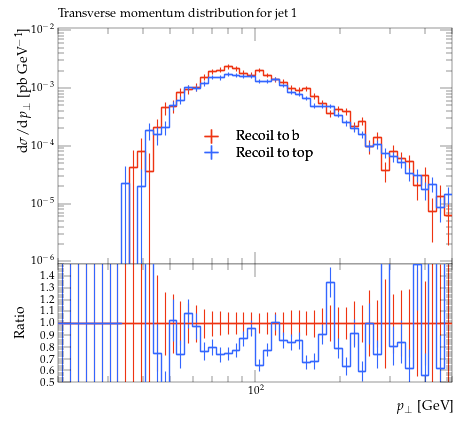

Write Python code to recreate this figure.
#! /usr/bin/env python

# This Python script was auto-generated using YODA v2.0.2.
# Analysis object: /MC_TTBAR/onelep_jet_1_pT
# Timestamp: 07-08-2026 (11:29:31)

import matplotlib as mpl
import matplotlib.pyplot as plt
mpl.use('Agg') # comment out for interactive use
import os
import numpy as np

plotDir = os.path.split(os.path.realpath(__file__))[0]
if 'YODA_USER_PLOT_PATH' in globals():
    plot_outdir = globals()['YODA_USER_PLOT_PATH']
else:
    plot_outdir = plotDir

#plot style
plt.style.use(os.path.join(plotDir, '../default.mplstyle'))
# plot metadata
figW, figH = plt.rcParams['figure.figsize']
ax_xLabel = r'$p_\perp$ [GeV]'
ax_yLabel = r'$\mathrm{d}\sigma/\mathrm{d}p_\perp$ [pb GeV$^{-1}$]'
ax_title  = r'Transverse momentum distribution for jet 1'
ax_xScale = 'log'
ax_yScale = 'log'
xLims = (20.0, 500.0)
yLims = (9e-07, 0.011000000000000001)

# TeX-friendly labels for the legend
labels = {
    'legend' : ([ r"Recoil to b", r"Recoil to top" ], r""),
}

# Adjust canvas width and height
canvasW = 10.0
canvasH = 9.0
figW *= canvasW/10.
figH *= canvasH/9.

# Create figure and axis objects
fig, (ax, ratio0_ax) = plt.subplots(2, 1, sharex=True,
                  figsize=(figW,figH), gridspec_kw={'height_ratios': (6.0, 3.0)})

# Set figure margins
plt.subplots_adjust(
    left   = 1.0 * plt.rcParams['figure.subplot.left'],
    right  = 1.0 * plt.rcParams['figure.subplot.right'],
    top    = 1.0 * plt.rcParams['figure.subplot.top'],
    bottom = 1.0 * plt.rcParams['figure.subplot.bottom'])

ratio0_ax.yaxis.set_major_locator(mpl.ticker.MultipleLocator(0.1))
ratio0_ax.set_ylim(0.5, 1.4999)
ratio0_ax.set_ylabel('Ratio')

# the numerical data is stored in a separate file
dataf = dict()
prefix = os.path.split(__file__)[0]
if prefix:    prefix = prefix + '/'
exec(open(prefix+'onelep_jet_1_pT__data.py').read(), dataf)


legend_handles = dict() # keep track of handles for the legend

# style options for curves
# starts at zorder>=5 to draw curve on top of legend
styles = {
  'rec_b': {
    'color' : '#EE3311',
    'linestyle' : '-',
    'linewidth' : 1,
    'marker' : 'none',
    'markersize' : 2,
    'capsize' : 0.0,
    'zorder' : 5,
    'histstyle' : 1,
    'drawstyle' : 'steps-pre',
    'xerrorbars' : 1,
    'yerrorbars' : 1,
    'fillcolor' : None,
    'fillopacity' : 1.0,
    'ratio0_linestyle' : '-',
    'ratio0_linewidth' : 1,
    'ratio0_marker' : 'none',
    'ratio0_markersize' : 2,
    'ratio0_capsize' : 0.0,
    'ratio0_zorder' : 5,
    'ratio0_histstyle' : 1,
    'ratio0_drawstyle' : 'steps-pre',
    'ratio0_xerrorbars' : 1,
    'ratio0_yerrorbars' : 1,
  },
  'rec_t': {
    'color' : '#3366FF',
    'linestyle' : '-',
    'linewidth' : 1,
    'marker' : 'none',
    'markersize' : 2,
    'capsize' : 0.0,
    'zorder' : 6,
    'histstyle' : 1,
    'drawstyle' : 'steps-pre',
    'xerrorbars' : 1,
    'yerrorbars' : 1,
    'fillcolor' : None,
    'fillopacity' : 1.0,
    'ratio0_linestyle' : '-',
    'ratio0_linewidth' : 1,
    'ratio0_marker' : 'none',
    'ratio0_markersize' : 2,
    'ratio0_capsize' : 0.0,
    'ratio0_zorder' : 6,
    'ratio0_histstyle' : 1,
    'ratio0_drawstyle' : 'steps-pre',
    'ratio0_xerrorbars' : 1,
    'ratio0_yerrorbars' : 1,
  },
}

# curve from input yoda files in main panel
for label, yvals in dataf['yvals'].items():
    if all(np.isnan(v) for v in dataf['yvals'][label]):
        continue
    tmp = None
    if styles[label]['histstyle']: # draw as histogram
        xpos = dataf['xedges'][label] if styles[label]['drawstyle'] else dataf['xpoints'][label]
        ypos = np.insert(yvals, 0, yvals[0]) if styles[label]['drawstyle'] else yvals
        if styles[label]['fillcolor']: # fill area below curve
            ax.fill_between(xpos, ypos, step='pre',
                            color=styles[label]['fillcolor'],
                            alpha=styles[label]['fillopacity'])
        tmp, = ax.plot(xpos, ypos,
                       color=styles[label]['color'],
                       linestyle=styles[label]['linestyle'],
                       linewidth=styles[label]['linewidth'],
                       drawstyle=styles[label]['drawstyle'], solid_joinstyle='miter',
                       zorder=styles[label]['zorder'], label=label)
    tmp = ax.errorbar(dataf['xpoints'][label], yvals,
                      xerr=np.array(dataf['xerrs'][label])*styles[label]['xerrorbars'],
                      yerr=np.array(dataf['yerrs'][label])*styles[label]['yerrorbars'],
                      fmt=styles[label]['marker'], capsize=styles[label]['capsize'],
                      markersize=styles[label]['markersize'],
                      ecolor=styles[label]['color'],
                      color=styles[label]['color'], zorder=styles[label]['zorder'])
    tmp[-1][0].set_linestyle(styles[label]['linestyle'])
    tmp[-1][0].set_linewidth(styles[label]['linewidth'])
    if label in dataf['add_legend_handle']:  legend_handles[label] = tmp
    for varLabel in dataf['variation_yvals'].keys():
        if varLabel.startswith(label):
            tmp, = ax.plot(dataf['xedges'][label], dataf['variation_yvals'][varLabel],
                           color=styles[label]['color'],
                           linestyle=styles[label]['linestyle'],
                           linewidth=styles[label]['linewidth'],
                           drawstyle='steps-pre', solid_joinstyle='miter',
                           zorder=styles[label]['zorder'], alpha=0.5)


# plots on ratio panel
# curve from input yoda files in ratio panel
for label, yvals in dataf['ratio0_yvals'].items():
    if all(np.isnan(v) for v in yvals):
        continue
    if styles[label]['ratio0_histstyle']: # plot as histogram
        xpos = dataf['xedges']['rec_b'] if styles[label]['ratio0_drawstyle'] else dataf['xpoints']['rec_b']
        ypos = np.insert(yvals, 0, yvals[0]) if styles[label]['ratio0_drawstyle'] else yvals
        ratio0_ax.plot(xpos, ypos,
                       color=styles[label]['color'],
                       linewidth=styles[label]['linewidth'],
                       linestyle=styles[label]['ratio0_linestyle'],
                       drawstyle=styles[label]['ratio0_drawstyle'], zorder=styles[label]['zorder'],
                       solid_joinstyle='miter')
    tmp = ratio0_ax.errorbar(dataf['xpoints']['rec_b'], yvals,
                             xerr=np.array(dataf['ref_xerrs'])*styles[label]['ratio0_xerrorbars'],
                             yerr=np.array(dataf['ratio0_yerrs'][label])*styles[label]['ratio0_yerrorbars'],
                             fmt=styles[label]['ratio0_marker'], capsize=styles[label]['ratio0_capsize'],
                             markersize=styles[label]['ratio0_markersize'],
                             ecolor=styles[label]['color'],
                             color=styles[label]['color'])
    tmp[-1][0].set_linestyle(styles[label]['ratio0_linestyle'])
    tmp[-1][0].set_linewidth(styles[label]['ratio0_linewidth'])

    for varlabel in dataf['ratio0_variation_vals'].keys():
        if varlabel.startswith(label):
            ratio0_ax.plot(dataf['xedges']['rec_b'],
                            dataf['ratio0_variation_vals'][varlabel],
                            color=styles[label]['color'],
                            linestyle=styles[label]['linestyle'],
                            linewidth=styles[label]['linewidth'],
                            drawstyle='steps-pre', solid_joinstyle='miter',
                            zorder=1, alpha=0.5)

legend_items = list(legend_handles.values())
ax.add_artist(ax.legend(legend_items,
                        labels['legend'][0],
                        title=labels['legend'][1],
                        alignment='left',
                        loc='center',
                        bbox_to_anchor=(0.5, 0.5)))

# set plot metadata as defined above
ratio0_ax.set_xlabel(ax_xLabel)
ratio0_ax.xaxis.set_label_coords(1., -0.15)
ax.set_ylabel(ax_yLabel, ha='right', va='top')
ax.yaxis.set_label_coords(-0.11, 1.0)
ax.set_title(ax_title, loc='left')
ax.set_xscale(ax_xScale)
ax.set_yscale(ax_yScale)
ax.set_xlim(xLims)
ax.set_ylim(yLims)

# tick formatting
plt.rcParams['xtick.top'] = True
plt.rcParams['ytick.right'] = True
ax.yaxis.set_major_locator(mpl.ticker.LogLocator(base=10.0, numticks=np.inf))
ax.yaxis.set_minor_locator(mpl.ticker.LogLocator(
                           base=10.0, subs=np.arange(0.1, 1, 0.1), numticks=np.inf))
fig.align_ylabels((ax, ratio0_ax))
plt.savefig(os.path.join(plot_outdir, 'onelep_jet_1_pT.pdf'), format='PDF')
plt.savefig(os.path.join(plot_outdir, 'onelep_jet_1_pT.png'), format='PNG')

plt.close(fig)
